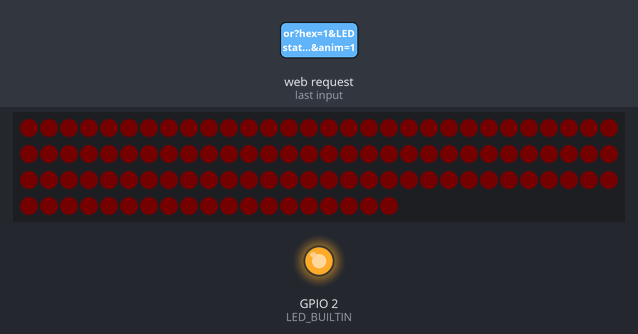
This program was run on a simulated ESP8266 (Wemos D1 mini). Shown: 109 RGB LEDs in strip order, left to right, continuing on the next row, output pins drawn as LEDs (lit = HIGH, except the on-board LED, lit = LOW). The inputs (shaded band) are chosen by the test bench. Dim RGB values are drawn brighter than linear; WiFi joins after 1.5 s; servers stay silent unless stated; storage starts empty; not simulated (calls return 0 or success): credentials.h; what the program prints to the serial monitor is not drawn.

2.8 s: HTTP request GET /color?hex=1&LEDstate=1&anim=1 received
Above: at 3.1 s.
4.3 s: HTTP request GET /color?hex=120&LEDstate=120&anim=120 received
Timing chart, 0 to 7.3 s (numbered marks = the images above; inputs shaded):
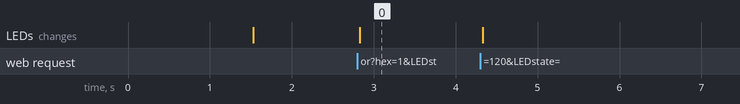

The program:

main.cpp
```cpp
#include <ArduinoOTA.h>
#include <NeoPixelBus.h>
#include <ESP8266WiFi.h>
#include <ESPAsyncWebServer.h>
#include <WiFiUdp.h>
#include <LittleFS.h>
#include <cstdio>
#include "credentials.h" //external library for credentials

#define RGB_LED_PIN 3 //Led signal pin
#define POWER_PIN 14 //Signal pin to transistor that switch on ATX power supply
#define NUM_LED 109

//===============================================================
// Wifi Credentials
//===============================================================
const char* ssid = WIFI_SSID;  //SSID
const char* password = WIFI_PASSWORD; //Password

NeoPixelBus<NeoGrbFeature, Neo800KbpsMethod> strip(NUM_LED, RGB_LED_PIN);
//NeoPixelBus declaration for WS2812B pixels, on ESP8266 only GPIO 3 pin or Rxo pin is available for this method

AsyncWebServer server(80); //Web server on port 80

//Global Variables
unsigned long pixelsInterval=40;  //animation interval
unsigned long rainbowPreviousMillis=0; //rainbow animation clock

String animationState=""; //

int Red=0, Green=0, Blue=0; //Color values updated by handleColor()
int rainbowCycles = 0; //rainbow() animation state

//===============================================================
// LED ANIMATIONS FUNCTIONS
//===============================================================

void setPixel(int, byte, byte, byte);

void setAll(byte, byte, byte);

RgbColor rainbowWheel(byte);

void rainbow();

//===============================================================
// Web-Client Handlers
//===============================================================
void handleColor(AsyncWebServerRequest *request);

void handlePower(AsyncWebServerRequest *request);

void handleAnimationState(AsyncWebServerRequest *request);

void netInit() //network initialization function
{
    WiFi.hostname(HOSTNAME);
    WiFi.begin(ssid, password);     //Connect to your WiFi router

    //SERIAL FEEDBACK SECTION
    Serial.println("");
    while (WiFi.status() != WL_CONNECTED) { // Wait for connection
        delay(500);
        Serial.print(".");
    }
    Serial.println("");//If connection successful show IP address in serial monitor
    Serial.print("Connected to ");
    Serial.println(ssid);
    Serial.print("IP address: ");
    Serial.println(WiFi.localIP());//IP address assigned to your ESP


    //DEFINE HANDLERS
    server.on("/", HTTP_GET,
              [](AsyncWebServerRequest *request) {                     //Define the handling function for root path (HTML message)
                  request->send(LittleFS, "/index.html", String());
              });

    server.on("/javaScript.js",
              [](AsyncWebServerRequest *request) { //Define the handling function for the javascript path
                  request->send(LittleFS, "/javaScript.js", "text/html");
              });

    server.on("/cssCode.css", [](AsyncWebServerRequest *request) { //Define the handling function for the CSS path
        request->send(LittleFS, "/cssCode.css", "text/css");
    });
    server.on("/setLED", handlePower);
    server.on("/animationState", handleAnimationState);
    server.on("/color", handleColor);

    server.begin(); //Start server

    Serial.println("HTTP server started"); //Feedback
}

//==============================================================
//                  SETUP
//==============================================================
void setup(void){
    Serial.begin(115200); //setup serial for feedback

    LittleFS.begin(); //LittleFS filesystem initialization

    //Onboard LED port Direction output
    pinMode(LED_BUILTIN,OUTPUT);
    pinMode(POWER_PIN,OUTPUT);

    netInit(); //Network initialization

    strip.Begin(); //Addressable LEDs initialization
    strip.Show(); //Addressable LEDs all off
    //=============================
    //          OTA             //
    //============================
    ArduinoOTA.setHostname(HOSTNAME);
    ArduinoOTA.setPassword(OTA_PASSWORD);
    ArduinoOTA.onStart([]() {
        String type;
        if (ArduinoOTA.getCommand() == U_FLASH) {
            type = "sketch";
        } else { //U_FS
            type = "filesystem";
        }
        LittleFS.end(); //IMPORTANT: unmount filesystem before OTA update
        Serial.println("Start updating " + type); //Serial feedback
    });
    ArduinoOTA.onEnd([]() {
        ESP.restart();
        Serial.println("\nEnd");
    });
    ArduinoOTA.onProgress([](unsigned int progress, unsigned int total) {
        Serial.printf("Progress: %u%%\r", (progress / (total / 100))); //Serial feedback
    });
    ArduinoOTA.onError([](ota_error_t error) {
        Serial.printf("Error[%u]: ", error);
        if (error == OTA_AUTH_ERROR) {
            Serial.println("Auth Failed");
        } else if (error == OTA_BEGIN_ERROR) {
            Serial.println("Begin Failed");
        } else if (error == OTA_CONNECT_ERROR) {
            Serial.println("Connect Failed");
        } else if (error == OTA_RECEIVE_ERROR) {
            Serial.println("Receive Failed");
        } else if (error == OTA_END_ERROR) {
            Serial.println("End Failed");
        } //Serial feedback
    });
    ArduinoOTA.begin(); //OTA initialization

    //Serial feedback
    Serial.println("Ready");
    Serial.print("IP address: ");
    Serial.println(WiFi.localIP());
}

//==============================================================
//                     LOOP
//==============================================================

bool otaFlag = true; //

void loop(void){

    if(otaFlag)  //OTA enabled for 15 seconds after start for safety reasons
    {
        if (millis() <= 15000UL) {
            ArduinoOTA.handle();
        } else {
            otaFlag = false;
        }
    }

    if (WiFi.status() != WL_CONNECTED) //reinitialize server when connection lost
    {
        server.reset();
        server.end();
        netInit();
    }

    if(animationState == "")//solid color mode
    {
        setAll(Red, Green, Blue);
    }
    else if(animationState == "rain")//rainbow animation mode
    {
        if (millis() - rainbowPreviousMillis >= pixelsInterval) {
            rainbowPreviousMillis = millis();
            rainbow();
        }
    }

}

//===============================================================
// LED ANIMATIONS FUNCTIONS
//===============================================================
void setPixel(int Pixel, byte red, byte green, byte blue) //simplify setting specific pixel to specific color
{
    strip.SetPixelColor(Pixel, RgbColor(red, green, blue));
}

void setAll(byte red, byte green, byte blue) //all available led to specific color
{
    for(int i = 0; i < NUM_LED; i++ ) {
        setPixel(i, red, green, blue);
    }
    strip.Show();
}

RgbColor rainbowWheel(byte WheelPos) //drives rainbow animation
{
    WheelPos = 255 - WheelPos;
    if(WheelPos < 85) {
        return RgbColor(255 - WheelPos * 3, 0, WheelPos * 3);
    }
    if(WheelPos < 170) {
        WheelPos -= 85;
        return RgbColor(0, WheelPos * 3, 255 - WheelPos * 3);
    }
    WheelPos -= 170;
    return RgbColor(WheelPos * 3, 255 - WheelPos * 3, 0);
}

void rainbow()
{
    for(uint16_t i=0; i<strip.PixelCount(); i++) {
        strip.SetPixelColor(i, rainbowWheel((i + rainbowCycles) & 255));
    }
    strip.Show(); //update strip colors
    rainbowCycles++; //update rainbow state
    if(rainbowCycles >= 256) rainbowCycles = 0; //reset rainbow animation to the beginning when ended
}

//===============================================================
// Web-Client Handlers
//===============================================================
void handleColor(AsyncWebServerRequest *request) //Used when client update color value
{
    auto hex = request->arg("hex").c_str(); //Get hex color value from client
    sscanf(hex, "%02x%02x%02x", &Red, &Green, &Blue); //Convert to Red, Green, Blue integers.
    request->send(200, "text/plain", hex); //Confirm receive with feedback
}

void handlePower(AsyncWebServerRequest *request) //Used when client switch led power button
{
    String ledState;
    auto powerState = request->arg("LEDstate"); //Get power state from client

    if(powerState == "1") //Led turned on
    {
        digitalWrite(LED_BUILTIN,LOW); //Build-in led on as feedback
        digitalWrite(POWER_PIN, HIGH);//LED ON
        ledState = "ON"; //Feedback parameter
    }
    else if(powerState == "0") //Led turned off
    {
        digitalWrite(LED_BUILTIN,HIGH); //Build-in led off as feedback
        digitalWrite(POWER_PIN, LOW);//LED OFF
        ledState = "OFF"; //Feedback parameter
    }

    request->send(200, "text/plain", ledState); //Confirm receive with feedback
}

void handleAnimationState(AsyncWebServerRequest *request) // //Used when client update animation type
{
    animationState = request->arg("anim"); //update animation state
    request->send(200, "text/plain", animationState); //Confirm receive with feedback
}
```

Measured:
- after the input at 2.8 s, the LEDs: change at once (image 0)
